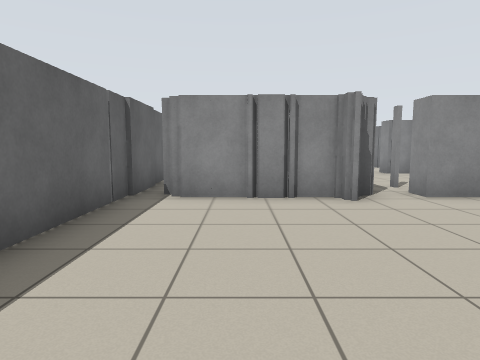
[1] (above)

12 first-person views from a walk through a world built for the Player/Stage simulator. The camera is 1 m above the floor, tilts 6° down and sees 75° across. The lines on the ground mark 1 m squares. The floor is counted in squares, 1 m on a side. Each view is taken from the middle of a square. On the plan, view 1 faces up. The plan holds only what a view shows up to about 12 squares ahead; the rest is blank. Robots are left out.

[2]
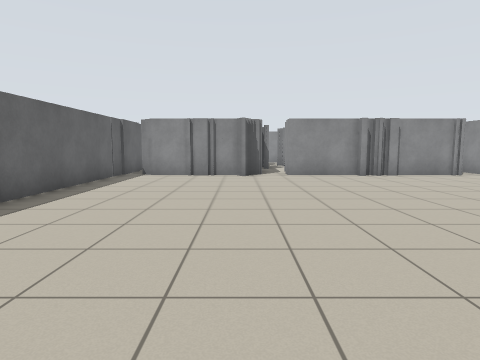

[3]
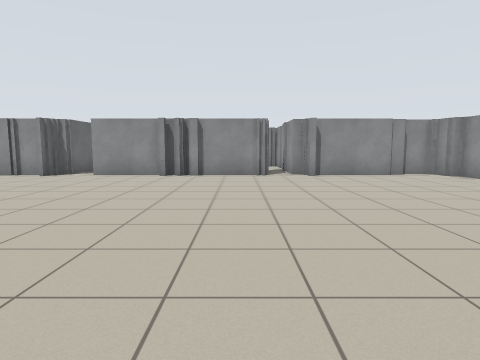

[4]
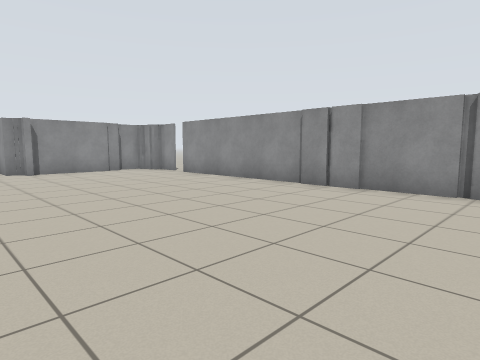

[5]
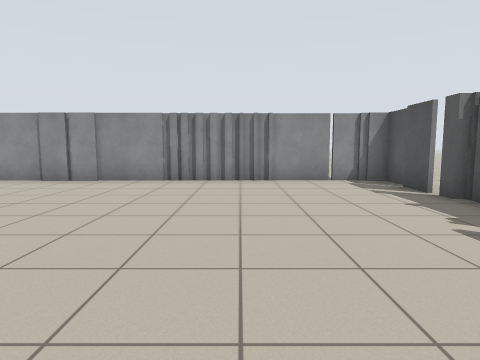

[6]
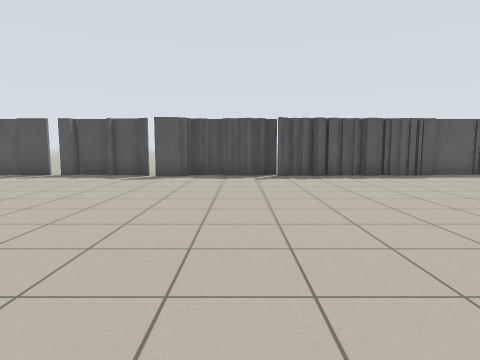

[7]
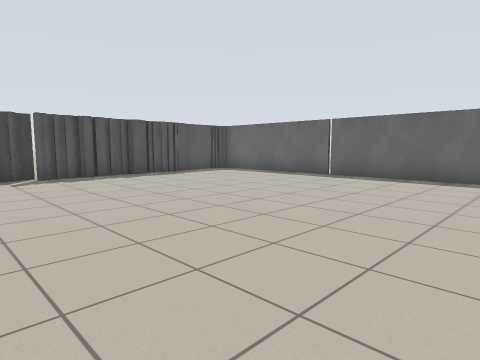

[8]
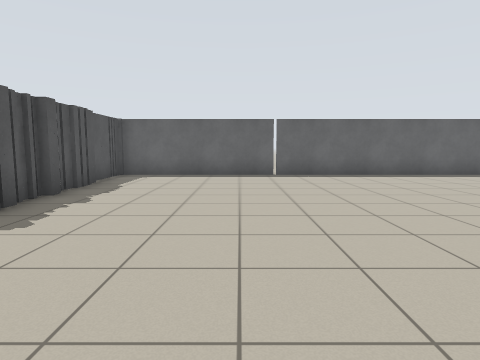

[9]
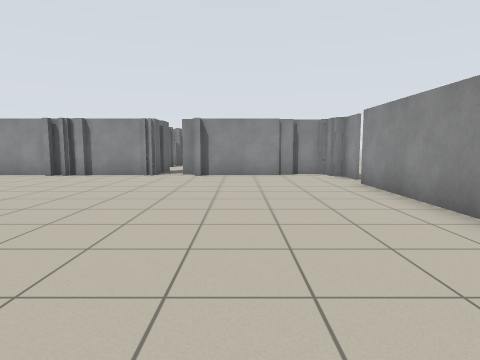

[10]
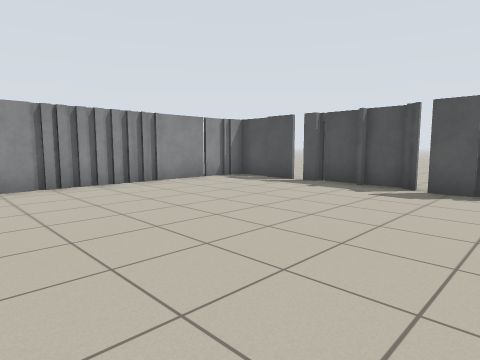

[11]
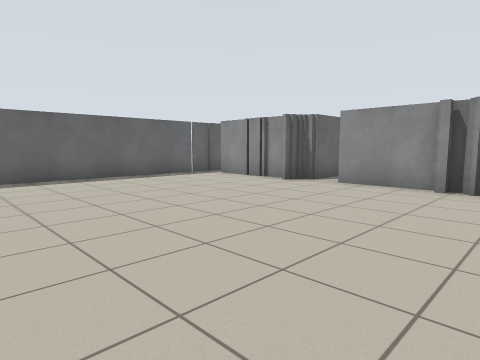

[12]
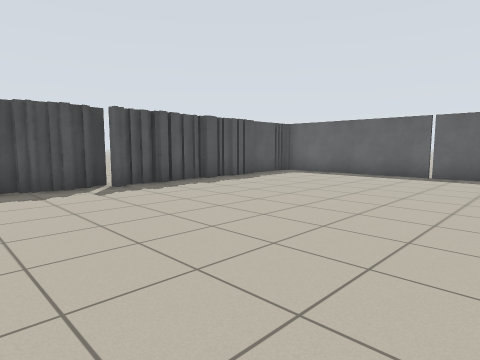

### Floor plan
Points are (right, up) in squares from view 1. A wall is a line through its corners. A room is listed if a view was taken in it or the views show most of it. See-through windows are left out.
Room 1 (views 1, 2, 3, 4, 5, 6, 7, 8, 9, 10, 11, 12)
walls: (8.8, -11.7) (10, -11.7); (7.6, 5.9) (6.6, 5.9); (6.8, -12.1) (7.5, -12.1); (6, -12.1) (6.6, -12.1); (6.8, 6.2) (3.7, 6.2) (3.7, 6.9); (7.5, -12.3) (8.8, -12.3); (4.8, -12.1) (5.4, -12.1); (5.6, -12.3) (6.1, -12.3); (3.5, -11.9) (5.6, -11.9); (10.5, -12.3) (13, -12.3); (2.5, -12.1) (3.6, -12.1); (2.2, 6.2) (2.2, 5.9) (2, 5.9); (10, 7) (10, 6.2) (7.5, 6.2); (2, 6.2) (-1.5, 6.2); (13, -12.1) (13.4, -12.1); (13.8, -12.1) (14.9, -12.1); (0.1, -12.1) (2.2, -12.1); (16.6, 4.5) (16.6, 5.6); (15, 6.2) (11.6, 6.2); (14.9, -12.3) (16.3, -12.3) (16.3, 3.6); (16.3, 5.5) (16.3, 6); (16.2, 5.9) (16.2, 6.6) (15, 6.6); (-2.3, 9.5) (-2.3, -12.3) (0, -12.3)
ways out: opening at (16, 4); gap at (14, -12)

Where each view was taken, in squares from view 1:
view 1: 0 up, 0 right, facing up
view 2: 5 down, 2 right, facing up
view 3: 5 down, 9 right, facing up
view 4: 7 down, 9 right, facing up-right
view 5: 8 down, 7 right, facing right
view 6: 1 down, 7 right, facing down
view 7: 1 down, 8 right, facing down-left
view 8: 8 down, 9 right, facing left
view 9: 5 down, 13 right, facing up
view 10: 4 down, 8 right, facing down-right
view 11: 2 down, 8 right, facing up-left
view 12: 4 down, 9 right, facing down-left
